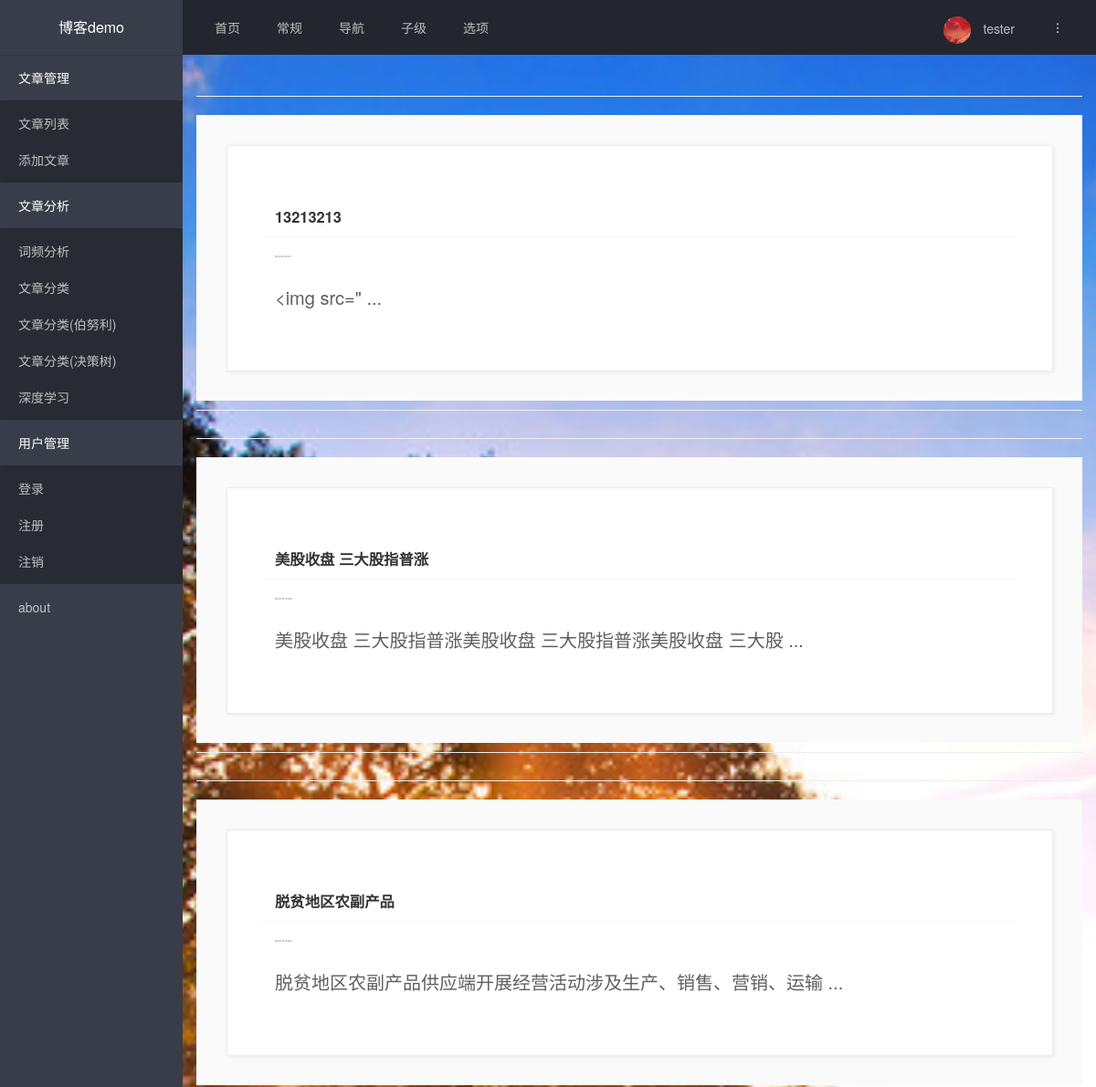
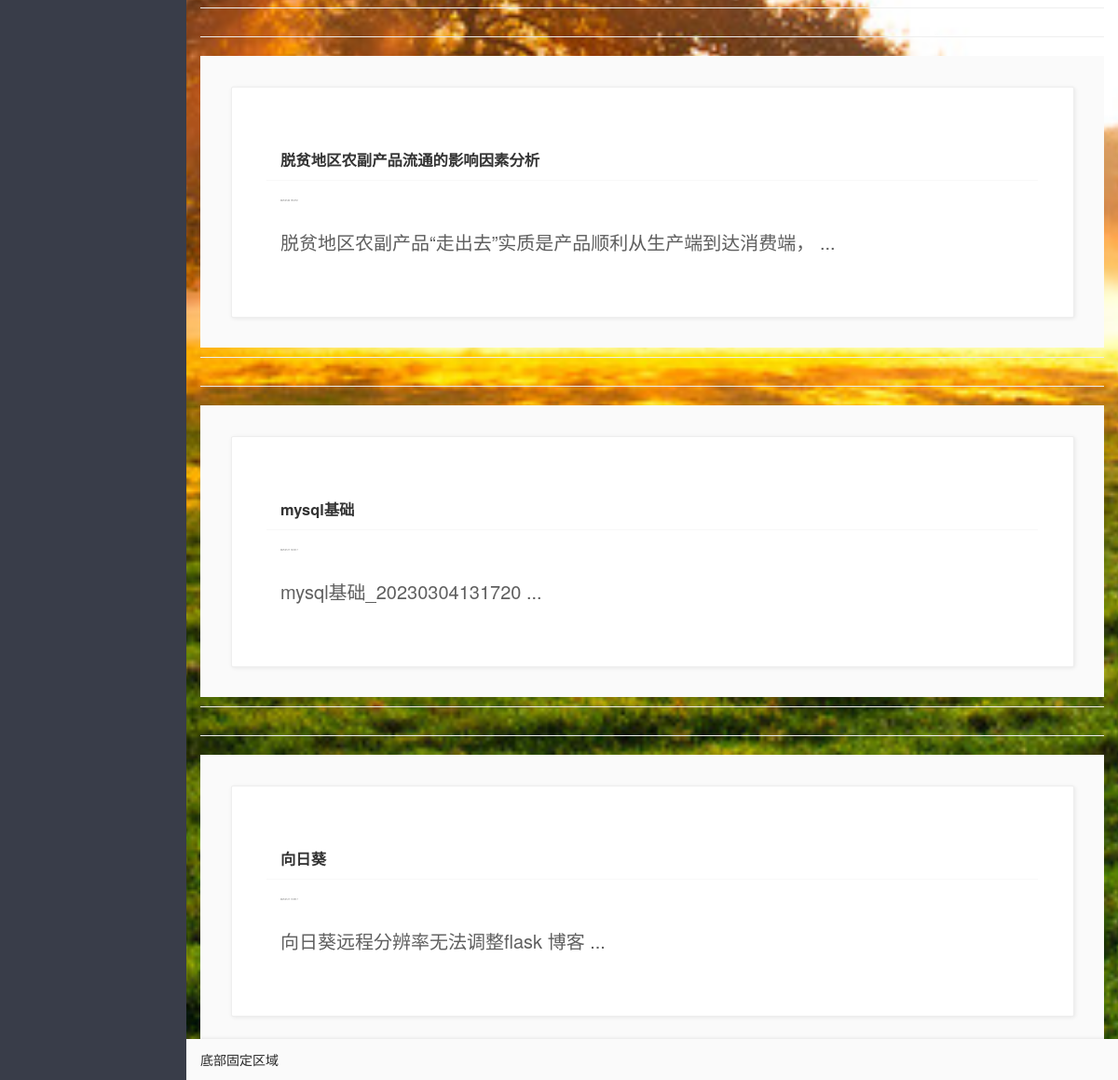
The page / (signed in) on the database its author committed (2 pictures, top to bottom).
### tables this page shows
CREATE TABLE posts (
                    id INTEGER PRIMARY KEY AUTOINCREMENT,
                    title TEXT NOT NULL,
                    content TEXT NOT NULL,
                    created_at TEXT NOT NULL,
                    updated_at TEXT NOT NULL
                );

### blog/views.py (the view)
@blog_bp.route('/')
@is_login
def index():
    conn = sqlite3.connect('blog.db')
    cursor = conn.cursor()
    cursor.execute('SELECT id, title, content, created_at FROM posts ORDER BY created_at DESC')
    posts = cursor.fetchall()
    posts = [{'id': id, 'title': title, 'content': content, 'created_at': created_at} for id, title, content, created_at in posts]
    return render_template('index.html', posts=posts)

### blog/utils.py (called while the page is built)
def is_login(fun):
    @wraps(fun) # 函数被装饰之后,不会修改原本的帮助文档和属性
    def wrapper(*args,**kwargs):
        if session.get('username'):
            return fun(*args,**kwargs)
        else:
            flash('用户需要登录才能访问网页： %s' %(request.path))
            return redirect('/login')
    return wrapper

### templates/index.html (shortened to what this page needs)
{% extends 'base.html' %}
{% block content %}
{% for post in posts %}
    <fieldset class="layui-elem-field layui-field-title" style="margin-top: 30px;">
</fieldset>
    <div class="layui-bg-gray" style="padding: 40px;">
        <div class="layui-row layui-col-space15">
            <div class="layui-panel">
              <div style="padding: 50px 30px;">
                <header>
                        <div class="layui-card-header">
                            <h3><a href="{{ url_for('blog.show', id=post['id']) }}"> {{ post['title'] }} </a></h3>
                        </div>
                </header>
                          <div class="layui-card-body">
                              <p style="font-size:2px"><time datetime="{{ post['created_at'] }}"> {{ post['created_at'] }} </time></p>
                          </div>
                          <div class="layui-card-body">
                              <p style="font-size:20px"> {{ post['content'][:30] }} ...</p>
                          </div>
              </div>
            </div>
        </div>
    </div>
    <hr>
{% else %}
    <p>暂无文章</p>
{% endfor %}
{% endblock %}

### templates/base.html (style rules this page uses)
body { background: url("../static/image/sun.jpg") no-repeat center center fixed; -webkit-background-size: cover; -o-background-size: cover; background-size: cover; }

### rows shown on the page
posts: title "13213213", content "<img src=\""
posts: title "美股收盘 三大股指普涨", content "美股收盘 三大股指普涨美股收盘 三大股指普涨美股收盘 三大股"
posts: title "脱贫地区农副产品", content "脱贫地区农副产品供应端开展经营活动涉及生产、销售、营销、运输"
posts: title "脱贫地区农副产品流通的影响因素分析", content "脱贫地区农副产品“走出去”实质是产品顺利从生产端到达消费端，"
posts: title "mysql基础", content "mysql基础_20230304131720"
posts: title "向日葵", content "向日葵远程分辨率无法调整flask 博客"
